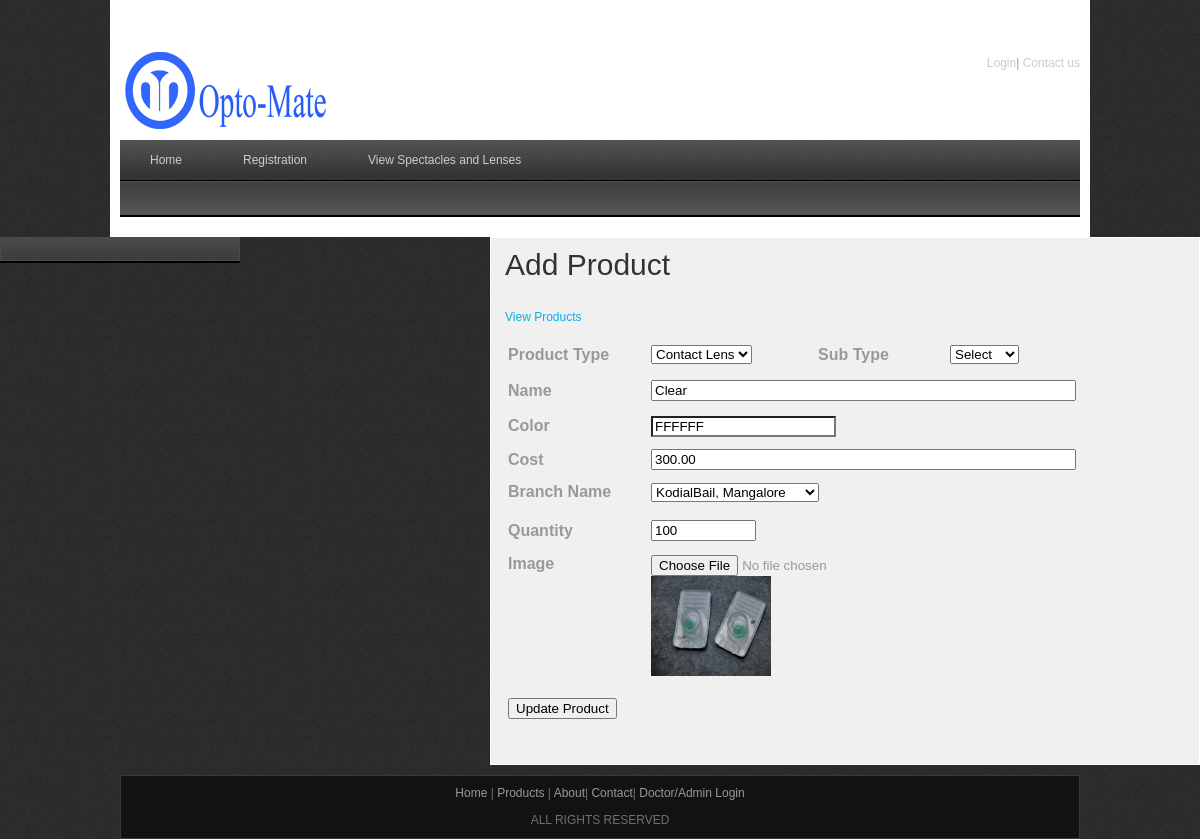
The page /addproduct.php?prodid=1 on the database its author committed.
### tables this page shows
CREATE TABLE IF NOT EXISTS `products` (
  `prod_id` int(10) NOT NULL AUTO_INCREMENT,
  `branch_id` int(10) NOT NULL,
  `name` varchar(50) NOT NULL,
  `product_type` varchar(50) NOT NULL,
  `sub_type` varchar(25) NOT NULL,
  `image` varchar(100) NOT NULL,
  `color` varchar(20) NOT NULL,
  `cost` double(10,2) NOT NULL,
  `quantity` int(10) NOT NULL,
  PRIMARY KEY (`prod_id`)
);

### addproduct.php (the view, shortened to what this page needs)
<?php
include("includes/header.php");
$resbranch = mysql_query("select * from branch");
?>
    <div id="templatemo_main">
   		<div id="sidebar" class="float_l">
        	<div class="sidebar_box"><span class="bottom"></span>
            </div>
   		</div>
        <div id="content" class="float_r">
        <h1>Add Product</h1>
        <p><a href="viewproducts.php">View Products</a></p>
        <form action="" method="post" enctype="multipart/form-data" name="adprod" id="adprod" onsubmit="return validation()">
          <table width="644" border="0">
            <tr>
              <td width="139" height="34"><strong>Product Type</strong></td>
                <td width="163">
  <?php
  			$resultquery = mysql_query("SELECT * FROM  products where prod_id='$_GET[prodid]'");
			$rowrec = mysql_fetch_array($resultquery);
				$arrcont = array("Lens","Frames","Contact Lens");
				?>
                <select name="ptype" id="ptype" onchange="showUser(this.value)">
                  <?php
				 foreach($arrcont as $value)
				 {
					 if($rowrec["product_type"] == $value)
					 {
					 echo "<option value='$value' selected>$value</option>";
					 }
					 else
					 {
					 echo "<option value='$value'>$value</option>";
					 }
				 }
				 ?>
                </select></td>
                <td width="128"><strong>Sub Type</strong></td>
                <td width="196"><div id="txtHint"><select name="ptype2" id="ptype2">
                 <option value="">Select</option>
                </select></div></td>
            </tr>
            <tr>
              <td height="34"><strong>
                <label for="name" class="left">Name</label>
              </strong></td>
              <td colspan="3">
              <input name="name" class="right" type="text" id="name" size="50" value="<?php echo $rowrec[name]; ?>" />
              </td>
            </tr>
            <tr>
              <td height="33"><strong>
                <label class="left" for="doclname2">Color</label>
              </strong></td>
              <td colspan="3"><script type="text/javascript" src="jscolor.js"></script>
				   <input name="colorpick" class="color" value="
                     <?php
			  	if(isset($_GET[prodid]))
			  	{
					echo $rowrec[color];
				}
				else
				{
					echo "66ff00";
				}
				?>">
			</td>
            </tr>
            <tr>
              <td height="30"><strong>
                <label for="loginid2" class="left">Cost</label>
              </strong></td>
              <td colspan="3"><input name="cost" type="text" class="right" id="cost" size="50" value="<?php echo $rowrec[cost]; ?>" /></td>
            </tr>
            <tr>
              <td height="31"><strong>
                <label for="password2" class="left">Branch Name</label>
              </strong></td>
              <td colspan="3">
                <select name="bname" id="bname">
            <?php
			while($rows = mysql_fetch_array($resbranch))
			{
				if($rows[branch_id]==$rowrec[branch_id])
				{
				echo "<option value='$rows[branch_id]' selected>$rows[branch_name]</option>";
				}
				else
				{
				echo "<option value='$rows[branch_id]'>$rows[branch_name]</option>";
				}
			}
			?>
                        </select></td>
            </tr>
            <tr>
              <td height="42"><strong>
                <label class="left" for="cpassword2">Quantity</label>
              </strong></td>
              <td colspan="3"><input name="qty" class="right" type="text" id="qty" size="10" value="<?php echo $rowrec[quantity]; ?>"/></td>
            </tr>
            <tr>
              <td height="32" valign="top"><strong>Image</strong></td>
              <td colspan="3"><label for="file"></label>
              <input type="file" name="file" id="file" />
              	<?php
              if($rowrec['image']=="")
				{
				$img = "upload/noimage.jpg";
				}
				else
				{
				$img = "upload/".$rowrec[image];
				}
				?><br />
                <?php
			  if(isset($_GET[prodid]))
			  {
			  ?>
                <img src="<?php echo $img; ?>" alt="Image 02" height="100" width="120"/>
                <?php
			  }
			?>
              </td>
            </tr>
            <tr>
              <td height="36" colspan="4" align="center"><p>
              <?php
			  if(isset($_GET[prodid]))
			  {
			  ?>
              <br />
                <input type="submit" name="update" id="update" value="Update Product" class="submit_btn float_l"  />
                <?php
				}
				else
				{
				?>
<input type="submit" name="add" id="add" value="Add Product" class="submit_btn float_l" />
                <?php
				}
				?>
              </p></td>
            </tr>
          </table>
          <p>&nbsp;</p>
        </form>
      </div>
    </div>
<?php
include("includes/footer.php");
?>

### CSS/templatemo_style.css (style rules this page uses)
body { margin: 0; padding: 0; color: #999; font-family: Tahoma, Geneva, sans-serif; font-size: 12px; line-height: 1.4em; background-color: #2e2e2e; background-repeat: repeat; background-image: url(../images/templatemo_body.jpg) }
a, a:link, a:visited { color: #08aee3; font-weight: normal; text-decoration: none; }
p { margin: 0 0 10px 0; padding: 0; }
img { border: none; }
h1, h2, h3, h4, h5, h6 { color: #333; font-weight: normal; }
h1 { font-size: 30px; margin: 0 0 30px; padding: 5px 0; }
.float_l { float: left }
.float_r { float: right }
#templatemo_main { width: 100%; margin-bottom: 10px; }
#content { width: 680px; background: #f0f0f0; border: 1px solid #fff; padding: 14px; }
#sidebar { width: 240px }
.sidebar_box { position: relative; background: #4c4a4a; margin-bottom: 36px; }
.sidebar_box span.bottom { position: absolute; bottom: -26px; left: 0; width: 240px; height: 26px; background: url(../images/templatemo_sidebar_bottom.jpg) }

### rows shown on the page
products: ptype "Contact Lens", name "Clear", colorpick "FFFFFF", cost "300.00", qty "100", image (picture)

### other values the page prints
form field bname "KodialBail, Mangalore"
